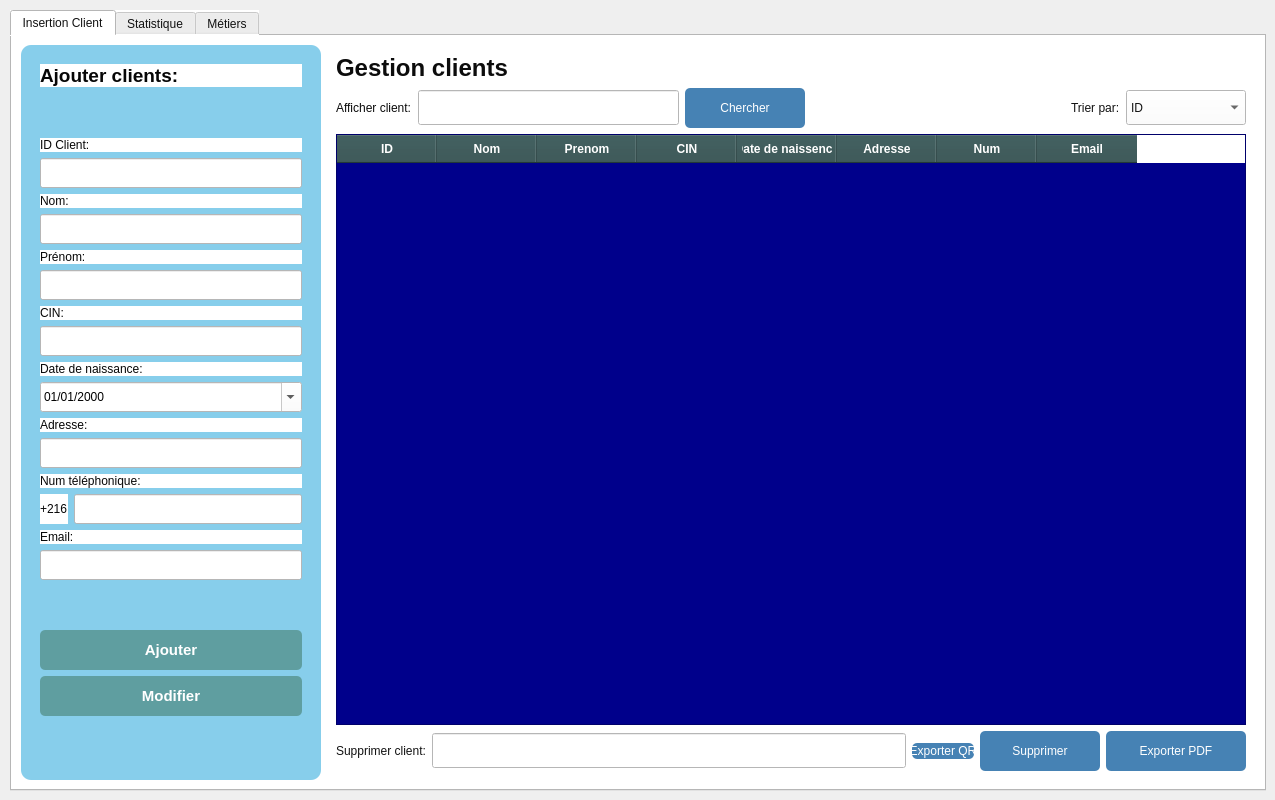
    <widget class="QWidget" name="page_3">
     <widget class="QTabWidget" name="tabWidget_3">
      <property name="geometry">
       <rect>
        <x>10</x>
        <y>10</y>
        <width>1256</width>
        <height>781</height>
       </rect>
      </property>
      <property name="styleSheet">
       <string notr="true">color: rgb(18, 18, 18);
background-color: rgb(255, 255, 255);</string>
      </property>
      <property name="currentIndex">
       <number>0</number>
      </property>
      <property name="tabsClosable">
       <bool>false</bool>
      </property>
      <property name="tabBarAutoHide">
       <bool>true</bool>
      </property>
      <widget class="QWidget" name="tab_crud">
       <attribute name="title">
        <string>Insertion Client</string>
       </attribute>
       <layout class="QHBoxLayout" name="horizontalLayout">
        <item>
         <widget class="QFrame" name="frameAjout">
          <property name="minimumSize">
           <size>
            <width>300</width>
            <height>0</height>
           </size>
          </property>
          <property name="maximumSize">
           <size>
            <width>300</width>
            <height>16777215</height>
           </size>
          </property>
          <property name="styleSheet">
           <string notr="true">QFrame#frameAjout {
    background-color: rgb(135, 206, 235);
    border-radius: 10px;
    padding: 10px;
}</string>
          </property>
          <property name="frameShape">
           <enum>QFrame::Shape::StyledPanel</enum>
          </property>
          <layout class="QVBoxLayout" name="verticalLayout">
           <item>
            <widget class="QLabel" name="labelTitre">
             <property name="font">
              <font>
               <pointsize>14</pointsize>
               <bold>true</bold>
              </font>
             </property>
             <property name="styleSheet">
              <string notr="true">color: rgb(6, 6, 6);
</string>
             </property>
             <property name="text">
              <string>Ajouter clients:</string>
             </property>
            </widget>
           </item>
           <item>
            <spacer name="verticalSpacer_1">
             <property name="orientation">
              <enum>Qt::Orientation::Vertical</enum>
             </property>
             <property name="sizeHint" stdset="0">
              <size>
               <width>20</width>
               <height>20</height>
              </size>
             </property>
            </spacer>
           </item>
           <item>
            <widget class="QLabel" name="labelID">
             <property name="visible">
              <bool>false</bool>
             </property>
             <property name="enabled">
              <bool>false</bool>
             </property>
             <property name="styleSheet">
              <string notr="true">color: rgb(6, 6, 6);
</string>
             </property>
             <property name="text">
              <string>ID Client:</string>
             </property>
            </widget>
           </item>
           <item>
            <widget class="QLineEdit" name="lineEditID">
             <property name="visible">
              <bool>false</bool>
             </property>
             <property name="enabled">
              <bool>false</bool>
             </property>
             <property name="minimumSize">
              <size>
               <width>0</width>
               <height>30</height>
              </size>
             </property>
             <property name="styleSheet">
              <string notr="true">color: rgb(0, 0, 0);
background-color: rgb(255, 255, 255);</string>
             </property>
            </widget>
           </item>
           <item>
            <widget class="QLabel" name="labelNom">
             <property name="styleSheet">
              <string notr="true">color: rgb(6, 6, 6);
</string>
             </property>
             <property name="text">
              <string>Nom:</string>
             </property>
            </widget>
           </item>
           <item>
            <widget class="QLineEdit" name="lineEditNom">
             <property name="minimumSize">
              <size>
               <width>0</width>
               <height>30</height>
              </size>
             </property>
             <property name="styleSheet">
              <string notr="true">color: rgb(0, 0, 0);
background-color: rgb(255, 255, 255);</string>
             </property>
            </widget>
           </item>
           <item>
            <widget class="QLabel" name="labelPrenom">
             <property name="styleSheet">
              <string notr="true">color: rgb(6, 6, 6);
</string>
             </property>
             <property name="text">
              <string>Prénom:</string>
             </property>
            </widget>
           </item>
           <item>
            <widget class="QLineEdit" name="lineEditPrenom">
             <property name="minimumSize">
              <size>
               <width>0</width>
               <height>30</height>
              </size>
             </property>
             <property name="styleSheet">
              <string notr="true">color: rgb(0, 0, 0);
background-color: rgb(255, 255, 255);</string>
             </property>
            </widget>
           </item>
           <item>
            <widget class="QLabel" name="labelCIN">
             <property name="styleSheet">
              <string notr="true">color: rgb(6, 6, 6);
</string>
             </property>
             <property name="text">
              <string>CIN:</string>
             </property>
            </widget>
           </item>
           <item>
            <widget class="QLineEdit" name="lineEditCIN">
             <property name="minimumSize">
              <size>
               <width>0</width>
               <height>30</height>
              </size>
             </property>
             <property name="styleSheet">
              <string notr="true">color: rgb(0, 0, 0);
background-color: rgb(255, 255, 255);</string>
             </property>
            </widget>
           </item>
           <item>
            <widget class="QLabel" name="labelPoste">
             <property name="styleSheet">
              <string notr="true">color: rgb(6, 6, 6);
</string>
             </property>
             <property name="text">
              <string>Date de naissance:</string>
             </property>
            </widget>
           </item>
           <item>
            <widget class="QDateEdit" name="jjj">
             <property name="minimumSize">
              <size>
               <width>0</width>
               <height>30</height>
              </size>
             </property>
             <property name="styleSheet">
              <string notr="true">color: rgb(0, 0, 0);
background-color: rgb(255, 255, 255);
</string>
             </property>
             <property name="displayFormat">
              <string>dd/MM/yyyy</string>
             </property>
             <property name="calendarPopup">
              <bool>true</bool>
             </property>
             <property name="date">
              <date>
               <year>2000</year>
               <month>1</month>
               <day>1</day>
              </date>
             </property>
            </widget>
           </item>
           <item>
            <widget class="QLabel" name="labelMotDePasse">
             <property name="styleSheet">
              <string notr="true">color: rgb(6, 6, 6);
</string>
             </property>
             <property name="text">
              <string>Adresse:</string>
             </property>
            </widget>
           </item>
           <item>
            <widget class="QLineEdit" name="lineEditMotDePasse">
             <property name="minimumSize">
              <size>
               <width>0</width>
               <height>30</height>
              </size>
             </property>
             <property name="styleSheet">
              <string notr="true">color: rgb(0, 0, 0);
background-color: rgb(255, 255, 255);</string>
             </property>
            </widget>
           </item>
           <item>
            <widget class="QLabel" name="labelTelephone">
             <property name="styleSheet">
              <string notr="true">color: rgb(6, 6, 6);
</string>
             </property>
             <property name="text">
              <string>Num téléphonique:</string>
             </property>
            </widget>
           </item>
           <item>
            <layout class="QHBoxLayout" name="horizontalLayout_2">
             <item>
              <widget class="QLabel" name="labelIndicatif">
               <property name="styleSheet">
                <string notr="true">color: rgb(6, 6, 6);
</string>
               </property>
               <property name="text">
                <string>+216</string>
               </property>
              </widget>
             </item>
             <item>
              <widget class="QLineEdit" name="lineEditTelephone">
               <property name="minimumSize">
                <size>
                 <width>0</width>
                 <height>30</height>
                </size>
               </property>
               <property name="styleSheet">
                <string notr="true">color: rgb(0, 0, 0);
background-color: rgb(255, 255, 255);</string>
               </property>
              </widget>
             </item>
            </layout>
           </item>
           <item>
            <widget class="QLabel" name="labelDateEmbauche">
             <property name="styleSheet">
              <string notr="true">color: rgb(6, 6, 6);
</string>
             </property>
             <property name="text">
              <string>Email:</string>
             </property>
            </widget>
           </item>
           <item>
            <widget class="QLineEdit" name="lineEditPoste">
             <property name="minimumSize">
              <size>
               <width>0</width>
               <height>30</height>
              </size>
             </property>
             <property name="styleSheet">
              <string notr="true">color: rgb(0, 0, 0);
background-color: rgb(255, 255, 255);</string>
             </property>
            </widget>
           </item>
           <item>
            <spacer name="verticalSpacer_8">
             <property name="orientation">
              <enum>Qt::Orientation::Vertical</enum>
             </property>
             <property name="sizeHint" stdset="0">
              <size>
               <width>20</width>
               <height>20</height>
              </size>
             </property>
            </spacer>
           </item>
           <item>
            <widget class="QPushButton" name="btnAjouter">
             <property name="minimumSize">
              <size>
               <width>0</width>
               <height>40</height>
              </size>
             </property>
             <property name="font">
              <font>
               <pointsize>11</pointsize>
               <bold>true</bold>
              </font>
             </property>
             <property name="styleSheet">
              <string notr="true">QPushButton {
    background-color: rgb(95, 158, 160);
    color: white;
    border-radius: 5px;
    padding: 5px;
}
QPushButton:hover {
    background-color: rgb(74, 122, 124);
}</string>
             </property>
             <property name="text">
              <string>Ajouter</string>
             </property>
            </widget>
           </item>
           <item>
            <widget class="QPushButton" name="btnModifier">
             <property name="minimumSize">
              <size>
               <width>0</width>
               <height>40</height>
              </size>
             </property>
             <property name="font">
              <font>
               <pointsize>11</pointsize>
               <bold>true</bold>
              </font>
             </property>
             <property name="styleSheet">
              <string notr="true">QPushButton {
    background-color: rgb(95, 158, 160);
    color: white;
    border-radius: 5px;
    padding: 5px;
}
QPushButton:hover {
    background-color: rgb(74, 122, 124);
}</string>
             </property>
             <property name="text">
              <string>Modifier</string>
             </property>
            </widget>
           </item>
           <item>
            <spacer name="verticalSpacer_9">
             <property name="orientation">
              <enum>Qt::Orientation::Vertical</enum>
             </property>
             <property name="sizeType">
              <enum>QSizePolicy::Policy::Expanding</enum>
             </property>
             <property name="sizeHint" stdset="0">
              <size>
               <width>20</width>
               <height>40</height>
              </size>
             </property>
            </spacer>
           </item>
          </layout>
         </widget>
        </item>
        <item>
         <widget class="QWidget" name="widgetGestion" native="true">
          <property name="styleSheet">
           <string notr="true">background-color: rgb(255, 255, 255);</string>
          </property>
          <layout class="QVBoxLayout" name="verticalLayout_2">
           <item>
            <widget class="QLabel" name="labelGestion">
             <property name="font">
              <font>
               <pointsize>18</pointsize>
               <bold>true</bold>
              </font>
             </property>
             <property name="styleSheet">
              <string notr="true">color: rgb(12, 12, 12);</string>
             </property>
             <property name="text">
              <string>Gestion clients</string>
             </property>
            </widget>
           </item>
           <item>
            <layout class="QHBoxLayout" name="horizontalLayout_3">
             <item>
              <widget class="QLabel" name="labelAfficher">
               <property name="styleSheet">
                <string notr="true">color: rgb(11, 11, 11);</string>
               </property>
               <property name="text">
                <string>Afficher client:</string>
               </property>
              </widget>
             </item>
             <item>
              <widget class="QLineEdit" name="lineEditRecherche">
               <property name="minimumSize">
                <size>
                 <width>250</width>
                 <height>35</height>
                </size>
               </property>
              </widget>
             </item>
             <item>
              <widget class="QPushButton" name="btnChercher">
               <property name="minimumSize">
                <size>
                 <width>120</width>
                 <height>40</height>
                </size>
               </property>
               <property name="styleSheet">
                <string notr="true">QPushButton {
    background-color: rgb(70, 130, 180);
    color: white;
    border-radius: 5px;
}
QPushButton:hover {
    background-color: rgb(54, 100, 139);
}</string>
               </property>
               <property name="text">
                <string>Chercher</string>
               </property>
              </widget>
             </item>
             <item>
              <spacer name="horizontalSpacer">
               <property name="orientation">
                <enum>Qt::Orientation::Horizontal</enum>
               </property>
               <property name="sizeHint" stdset="0">
                <size>
                 <width>40</width>
                 <height>20</height>
                </size>
               </property>
              </spacer>
             </item>
             <item>
              <widget class="QLabel" name="labelTrier">
               <property name="text">
                <string>Trier par:</string>
               </property>
              </widget>
             </item>
             <item>
              <widget class="QComboBox" name="comboBoxTrier">
               <property name="minimumSize">
                <size>
                 <width>120</width>
                 <height>35</height>
                </size>
               </property>
               <item>
                <property name="text">
                 <string>ID</string>
                </property>
               </item>
               <item>
                <property name="text">
                 <string>Nom</string>
                </property>
               </item>
              </widget>
             </item>
            </layout>
           </item>
           <item>
            <widget class="QTableWidget" name="tableWidget_6">
             <property name="styleSheet">
              <string notr="true">QTableWidget {
    background-color: rgb(0, 0, 139);
    color: white;
    gridline-color: rgb(65, 105, 225);
}
QHeaderView::section {
    background-color: rgb(47, 79, 79);
    color: white;
    padding: 5px;
    font-weight: bold;
}
QTableWidget::item:selected {
    background-color: rgb(30, 144, 255);
}</string>
             </property>
             <column>
              <property name="text">
               <string>ID</string>
              </property>
             </column>
             <column>
              <property name="text">
               <string>Nom</string>
              </property>
             </column>
             <column>
              <property name="text">
               <string>Prenom</string>
              </property>
             </column>
             <column>
              <property name="text">
               <string>CIN</string>
              </property>
             </column>
             <column>
              <property name="text">
               <string>Date de naissence</string>
              </property>
             </column>
             <column>
              <property name="text">
               <string>Adresse</string>
              </property>
             </column>
             <column>
              <property name="text">
               <string>Num</string>
              </property>
             </column>
             <column>
              <property name="text">
               <string>Email</string>
              </property>
             </column>
            </widget>
           </item>
           <item>
            <layout class="QHBoxLayout" name="horizontalLayout_4">
             <item>
              <widget class="QLabel" name="labelSupprimer">
               <property name="text">
                <string>Supprimer client:</string>
               </property>
              </widget>
             </item>
             <item>
              <widget class="QLineEdit" name="lineEditSupprimer">
               <property name="minimumSize">
                <size>
                 <width>250</width>
                 <height>35</height>
                </size>
               </property>
              </widget>
             </item>
             <item>
              <widget class="QPushButton" name="pushButton_30">
               <property name="maximumSize">
                <size>
                 <width>62</width>
                 <height>16</height>
                </size>
               </property>
               <property name="styleSheet">
                <string notr="true">QPushButton {
    background-color: rgb(70, 130, 180);
    color: white;
    border-radius: 5px;
}
QPushButton:hover {
    background-color: rgb(54, 100, 139);
}
</string>
               </property>
               <property name="text">
                <string>Exporter QR</string>
               </property>
              </widget>
             </item>
             <item>
              <widget class="QPushButton" name="btnSupprimer">
               <property name="minimumSize">
                <size>
                 <width>120</width>
                 <height>40</height>
                </size>
               </property>
               <property name="styleSheet">
                <string notr="true">QPushButton {
    background-color: rgb(70, 130, 180);
    color: white;
    border-radius: 5px;
}
QPushButton:hover {
    background-color: rgb(54, 100, 139);
}</string>
               </property>
               <property name="text">
                <string>Supprimer</string>
               </property>
              </widget>
             </item>
             <item>
              <widget class="QPushButton" name="btnExporterPDF">
               <property name="minimumSize">
                <size>
                 <width>140</width>
                 <height>40</height>
                </size>
               </property>
               <property name="styleSheet">
                <string notr="true">QPushButton {
    background-color: rgb(70, 130, 180);
    color: white;
    border-radius: 5px;
}
QPushButton:hover {
    background-color: rgb(54, 100, 139);
}</string>
               </property>
               <property name="text">
                <string>Exporter PDF</string>
               </property>
              </widget>
             </item>
            </layout>
           </item>
          </layout>
         </widget>
        </item>
       </layout>
      </widget>
      <widget class="QWidget" name="tab_ajouter">
       <attribute name="title">
        <string>Statistique</string>
       </attribute>
       <layout class="QVBoxLayout" name="verticalLayout_3">
        <item>
         <widget class="QLabel" name="label_101">
          <property name="text">
           <string/>
          </property>
          <property name="pixmap">
           <pixmap>../../../Downloads/WhatsApp Image 2025-10-04 at 14.53.30.jpeg</pixmap>
          </property>
         </widget>
        </item>
       </layout>
      </widget>
      <widget class="QWidget" name="tab_14">
       <attribute name="title">
        <string>Métiers</string>
       </attribute>
       <widget class="QLabel" name="label_102">
        <property name="geometry">
         <rect>
          <x>340</x>
          <y>10</y>
          <width>651</width>
          <height>601</height>
         </rect>
        </property>
        <property name="text">
         <string/>
        </property>
        <property name="pixmap">
         <pixmap>../../../Downloads/WhatsApp Image 2025-10-04 at 14.58.41.jpeg</pixmap>
        </property>
       </widget>
       <widget class="QLabel" name="label_103">
        <property name="geometry">
         <rect>
          <x>90</x>
          <y>170</y>
          <width>181</width>
          <height>131</height>
         </rect>
        </property>
        <property name="styleSheet">
         <string notr="true">font: 20pt &quot;Segoe UI&quot;;</string>
        </property>
        <property name="text">
         <string>JPS Maps</string>
        </property>
       </widget>
      </widget>
     </widget>
    </widget>
